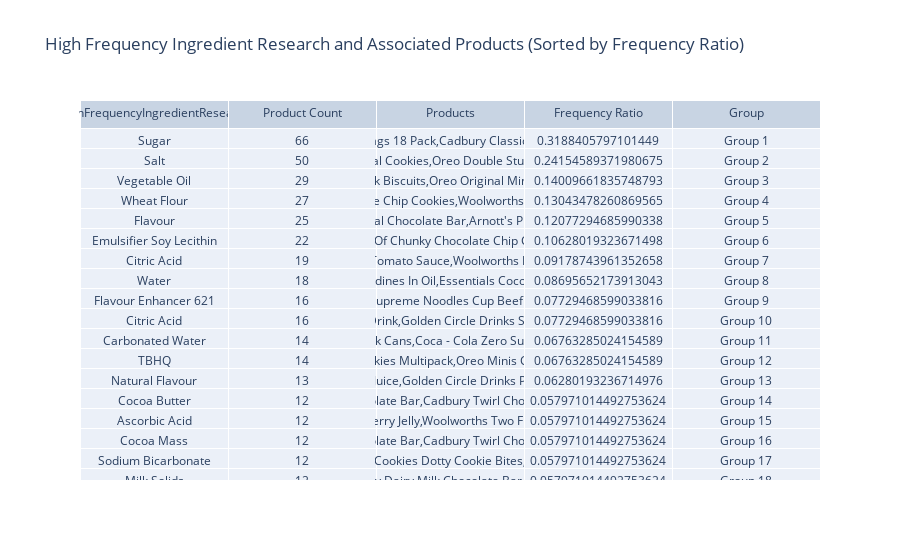

Notebook code cell kept with this figure:
### Code cell
from neo4j import GraphDatabase
import pandas as pd
import plotly.graph_objects as go


query = """
MATCH (p:Product)-[:HAS_RECIPE]->(r:Recipe)-[:USES_INGREDIENT]->(i:Ingredient)-[:HAS_RESEARCH]->(res:IngredientResearch)
WITH res, COUNT(DISTINCT p) AS productCount, COLLECT(DISTINCT p.name) AS products, COUNT(DISTINCT i) AS ingredientCount
MATCH (allProducts:Product)
WITH res, productCount, products, ingredientCount, COUNT(allProducts) AS totalProductCount
WITH res, productCount, products, ingredientCount, totalProductCount, toFloat(productCount) / toFloat(totalProductCount) AS frequencyRatio
RETURN res.ingredient_name AS HighFrequencyIngredientResearch, productCount, products, frequencyRatio
ORDER BY frequencyRatio DESC
"""

with driver.session() as session:
    result = session.run(query)
    data = [record.data() for record in result]
    df = pd.DataFrame(data)


df.sort_values(by='frequencyRatio', ascending=False, inplace=True)


group_names = [f'Group {i+1}' for i in range(len(df))]
df['group'] = pd.Series(group_names, index=df.index)


fig_data = go.Table(
    header=dict(values=['HighFrequencyIngredientResearch', 'Product Count', 'Products', 'Frequency Ratio', 'Group']),
    cells=dict(values=[df['HighFrequencyIngredientResearch'], df['productCount'], df['products'], df['frequencyRatio'], df['group']])
)


fig_layout = go.Layout(
    title='High Frequency Ingredient Research and Associated Products (Sorted by Frequency Ratio)',
)


fig = go.Figure(data=fig_data, layout=fig_layout)
fig.show()

### Figure 1 — Plotly figure (JSON) as saved in the notebook; plotly's stock layout.template omitted (floating-point values rounded to 4 significant figures; data arrays with more than 128 entries replaced by an {"elided": "..."} marker saying what was removed)
{"data": [{"cells": {"values": {"elided": "5 rows, 2488 mixed values in total"}}, "header": {"values": ["HighFrequencyIngredientResearch", "Product Count", "Products", "Frequency Ratio", "Group"]}, "type": "table"}], "layout": {"title": {"text": "High Frequency Ingredient Research and Associated Products (Sorted by Frequency Ratio)"}}}
